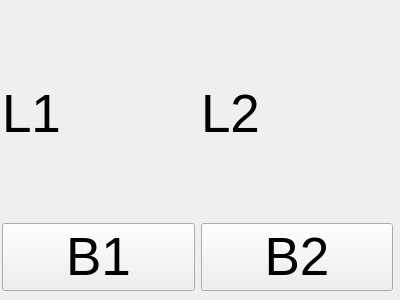
<?xml version="1.0" encoding="UTF-8"?>
<ui version="4.0">
 <class>Form</class>
 <widget class="QWidget" name="Form">
  <property name="geometry">
   <rect>
    <x>0</x>
    <y>0</y>
    <width>400</width>
    <height>300</height>
   </rect>
  </property>
  <property name="windowTitle">
   <string>Form</string>
  </property>
  <widget class="QWidget" name="gridLayoutWidget">
   <property name="geometry">
    <rect>
     <x>2</x>
     <y>10</y>
     <width>391</width>
     <height>281</height>
    </rect>
   </property>
   <layout class="QGridLayout" name="gridLayout">
    <item row="0" column="1">
     <widget class="QLabel" name="label2">
      <property name="font">
       <font>
        <pointsize>40</pointsize>
       </font>
      </property>
      <property name="text">
       <string>L2</string>
      </property>
     </widget>
    </item>
    <item row="0" column="0">
     <widget class="QLabel" name="label1">
      <property name="font">
       <font>
        <pointsize>40</pointsize>
       </font>
      </property>
      <property name="text">
       <string>L1</string>
      </property>
     </widget>
    </item>
    <item row="1" column="0">
     <widget class="QPushButton" name="pushButton">
      <property name="font">
       <font>
        <pointsize>40</pointsize>
        <italic>false</italic>
        <bold>false</bold>
        <underline>false</underline>
        <strikeout>false</strikeout>
       </font>
      </property>
      <property name="text">
       <string>B1</string>
      </property>
     </widget>
    </item>
    <item row="1" column="1">
     <widget class="QPushButton" name="pushButton_2">
      <property name="font">
       <font>
        <pointsize>40</pointsize>
       </font>
      </property>
      <property name="text">
       <string>B2</string>
      </property>
     </widget>
    </item>
   </layout>
  </widget>
 </widget>
 <resources/>
 <connections/>
</ui>
